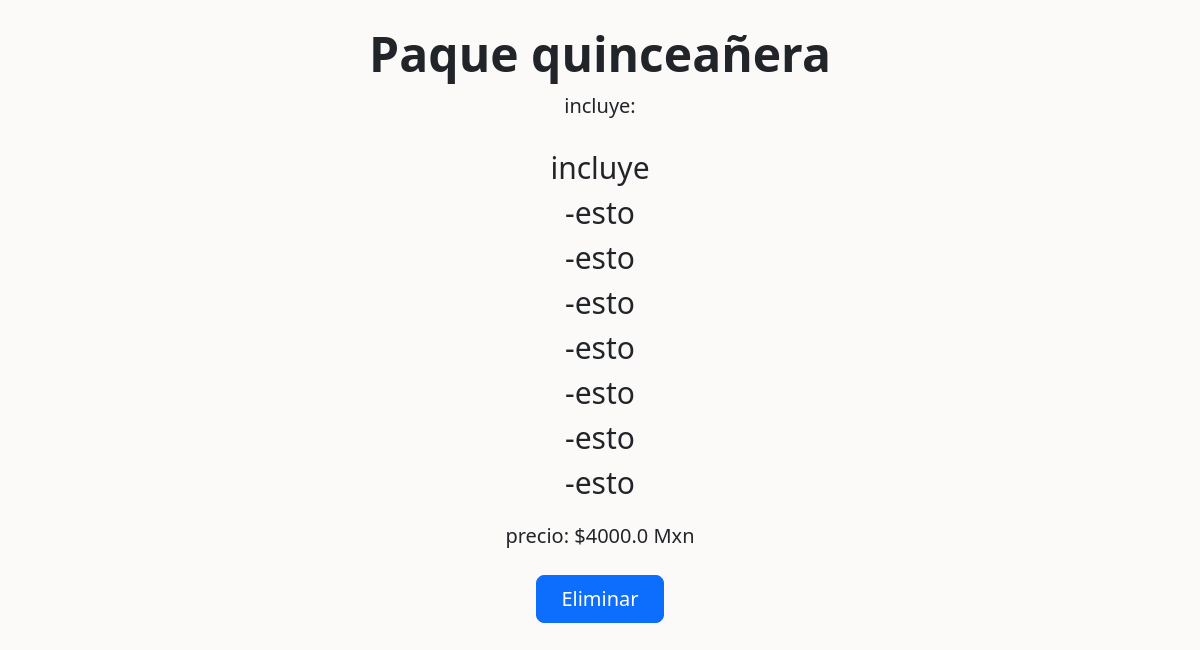
Before: /Profile/My_pools/Packs/2 (signed in, lower part) with the older database file.
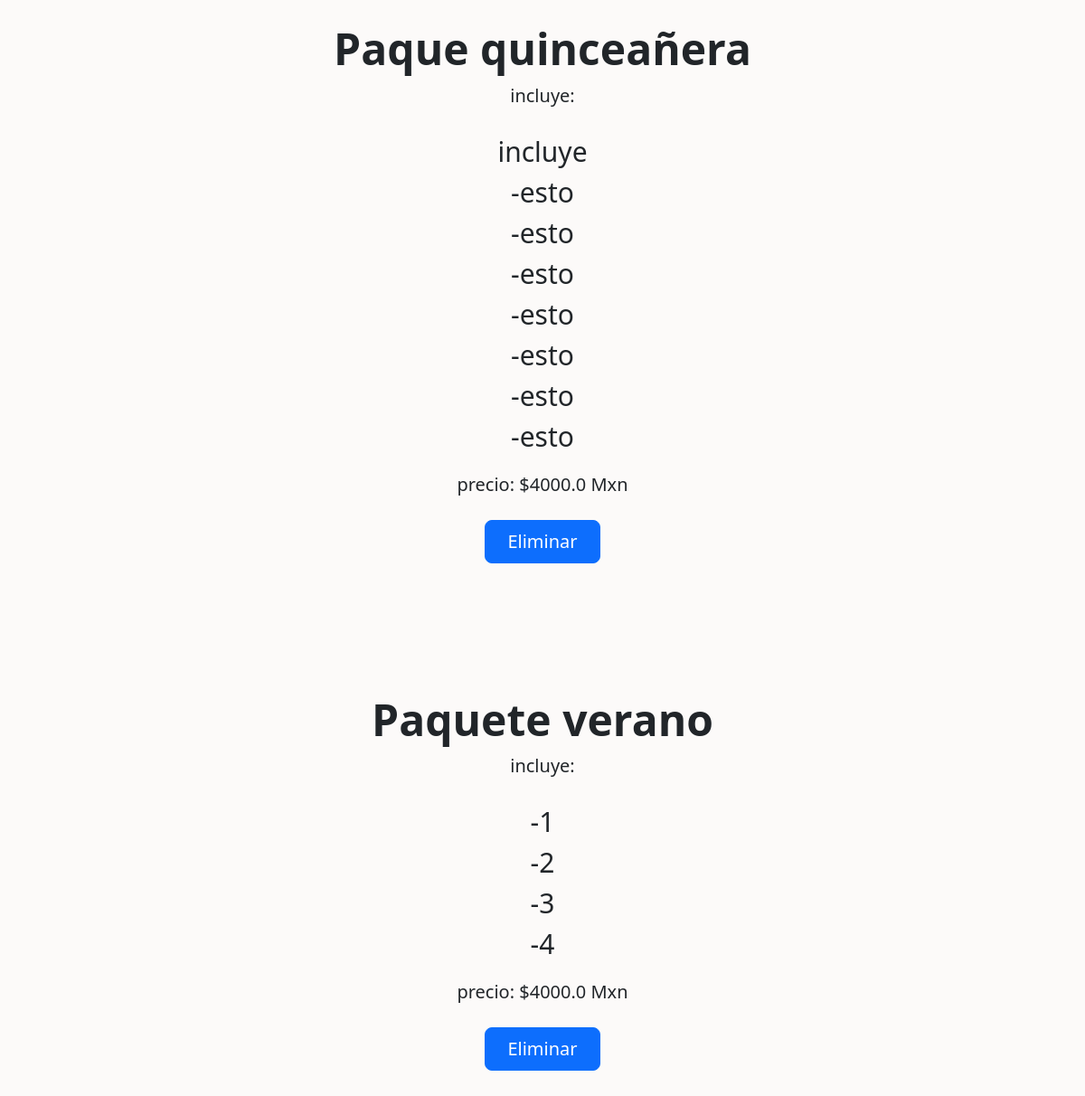
After: the same page with the newer database file.
### sara/models.py (models this page shows, shortened)
class Paquete_picina(models.Model):
    nombre = models.CharField(max_length = 40)
    descripcion = models.TextField(max_length = 300)
    precio = models.FloatField()
    picina = models.ForeignKey(Picina, on_delete = models.CASCADE)

### sara/views.py (the view, shortened to what this page needs)
# urls.py: path('Profile/My_pools/Packs/<int:Picina_id>', views.Packs, name = 'Packs'),
def Packs(request, Picina_id):
    pool = get_object_or_404(Picina, pk=Picina_id, user = request.user)
    Pool_packs = Paquete_picina.objects.filter(picina = pool)
    if request.method == 'GET':
            return render(request, 'Packs.html',{
                    'form': Register_pool_pack,
                    'Pool_packs': Pool_packs
                })

### sara/templates/Packs.html (shortened to what this page needs)
{%extends 'Navigation.html'%}
{%block content%}
    {% for Pool_packs in Pool_packs %}
    <div class="px-4 py-5 my-5 text-center">
        <h1 class="display-5 fw-bold"> {{Pool_packs.nombre}}</h1>
        <div class="col-lg-6 mx-auto">
          <p class="lead mb-4">incluye: <br>{{Pool_packs.descripcion|linebreaks}}</p>
          <p class="lead mb-4"> precio: ${{Pool_packs.precio}} Mxn <br></p>
          <div class="d-grid gap-2 d-sm-flex justify-content-sm-center">
            <button type="button" class="btn btn-primary btn-lg px-4 gap-3">Eliminar</button>
          </div>
        </div>
      </div>
{% endfor %}
{%endblock%}

Changed rows visible on the page:
added Paquete_picina: nombre "Paquete verano", descripcion "-1 -2 -3 -4", precio "4000.0"
